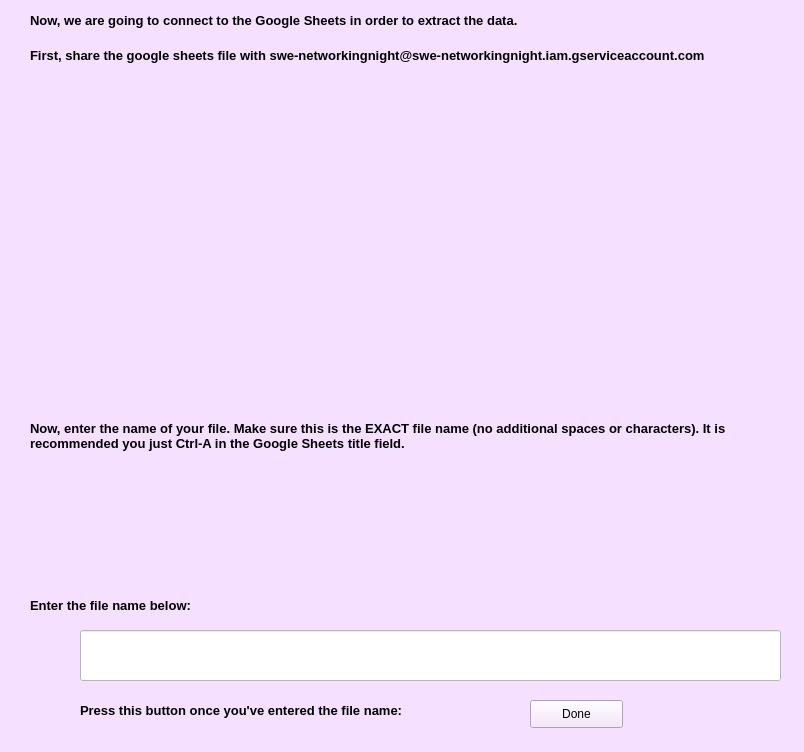
<?xml version="1.0" encoding="UTF-8"?>
<ui version="4.0">
 <class>MainWindow</class>
 <widget class="QMainWindow" name="MainWindow">
  <property name="geometry">
   <rect>
    <x>0</x>
    <y>0</y>
    <width>804</width>
    <height>752</height>
   </rect>
  </property>
  <property name="windowTitle">
   <string>MainWindow</string>
  </property>
  <property name="styleSheet">
   <string notr="true">
background-color: rgb(245, 224, 255);
</string>
  </property>
  <widget class="QWidget" name="centralwidget">
   <widget class="QLabel" name="label">
    <property name="geometry">
     <rect>
      <x>30</x>
      <y>10</y>
      <width>631</width>
      <height>21</height>
     </rect>
    </property>
    <property name="font">
     <font>
      <family>Helvetica</family>
      <pointsize>10</pointsize>
      <weight>75</weight>
      <bold>true</bold>
     </font>
    </property>
    <property name="text">
     <string>Now, we are going to connect to the Google Sheets in order to extract the data.</string>
    </property>
   </widget>
   <widget class="QLabel" name="label_2">
    <property name="geometry">
     <rect>
      <x>30</x>
      <y>30</y>
      <width>731</width>
      <height>51</height>
     </rect>
    </property>
    <property name="font">
     <font>
      <family>Helvetica</family>
      <pointsize>10</pointsize>
      <weight>75</weight>
      <bold>true</bold>
     </font>
    </property>
    <property name="text">
     <string>First, share the google sheets file with swe-networkingnight@swe-networkingnight.iam.gserviceaccount.com</string>
    </property>
    <property name="wordWrap">
     <bool>true</bool>
    </property>
   </widget>
   <widget class="QLabel" name="label_3">
    <property name="geometry">
     <rect>
      <x>240</x>
      <y>80</y>
      <width>311</width>
      <height>331</height>
     </rect>
    </property>
    <property name="text">
     <string/>
    </property>
    <property name="pixmap">
     <pixmap>Images/Sharing_GSheetsAuth.PNG</pixmap>
    </property>
    <property name="scaledContents">
     <bool>true</bool>
    </property>
   </widget>
   <widget class="QLabel" name="label_4">
    <property name="geometry">
     <rect>
      <x>30</x>
      <y>410</y>
      <width>731</width>
      <height>51</height>
     </rect>
    </property>
    <property name="font">
     <font>
      <family>Helvetica</family>
      <pointsize>10</pointsize>
      <weight>75</weight>
      <bold>true</bold>
     </font>
    </property>
    <property name="text">
     <string>Now, enter the name of your file. Make sure this is the EXACT file name (no additional spaces or characters). It is recommended you just Ctrl-A in the Google Sheets title field.</string>
    </property>
    <property name="wordWrap">
     <bool>true</bool>
    </property>
   </widget>
   <widget class="QLabel" name="label_5">
    <property name="geometry">
     <rect>
      <x>110</x>
      <y>460</y>
      <width>591</width>
      <height>131</height>
     </rect>
    </property>
    <property name="text">
     <string/>
    </property>
    <property name="pixmap">
     <pixmap>Images/SaveTitle.PNG</pixmap>
    </property>
    <property name="scaledContents">
     <bool>true</bool>
    </property>
   </widget>
   <widget class="QLabel" name="label_6">
    <property name="geometry">
     <rect>
      <x>30</x>
      <y>590</y>
      <width>731</width>
      <height>31</height>
     </rect>
    </property>
    <property name="font">
     <font>
      <family>Helvetica</family>
      <pointsize>10</pointsize>
      <weight>75</weight>
      <bold>true</bold>
     </font>
    </property>
    <property name="text">
     <string>Enter the file name below:</string>
    </property>
    <property name="wordWrap">
     <bool>true</bool>
    </property>
   </widget>
   <widget class="QLineEdit" name="lineEdit">
    <property name="geometry">
     <rect>
      <x>80</x>
      <y>630</y>
      <width>701</width>
      <height>51</height>
     </rect>
    </property>
    <property name="styleSheet">
     <string notr="true">background-color: rgb(255, 255, 255);</string>
    </property>
    <property name="text">
     <string/>
    </property>
   </widget>
   <widget class="QLabel" name="label_7">
    <property name="geometry">
     <rect>
      <x>80</x>
      <y>700</y>
      <width>421</width>
      <height>21</height>
     </rect>
    </property>
    <property name="font">
     <font>
      <family>Helvetica</family>
      <pointsize>10</pointsize>
      <weight>75</weight>
      <bold>true</bold>
     </font>
    </property>
    <property name="text">
     <string>Press this button once you've entered the file name:</string>
    </property>
    <property name="wordWrap">
     <bool>true</bool>
    </property>
   </widget>
   <widget class="QPushButton" name="pushButton">
    <property name="geometry">
     <rect>
      <x>530</x>
      <y>700</y>
      <width>93</width>
      <height>28</height>
     </rect>
    </property>
    <property name="text">
     <string>Done</string>
    </property>
   </widget>
  </widget>
  <widget class="QStatusBar" name="statusbar"/>
 </widget>
 <resources/>
 <connections/>
</ui>
